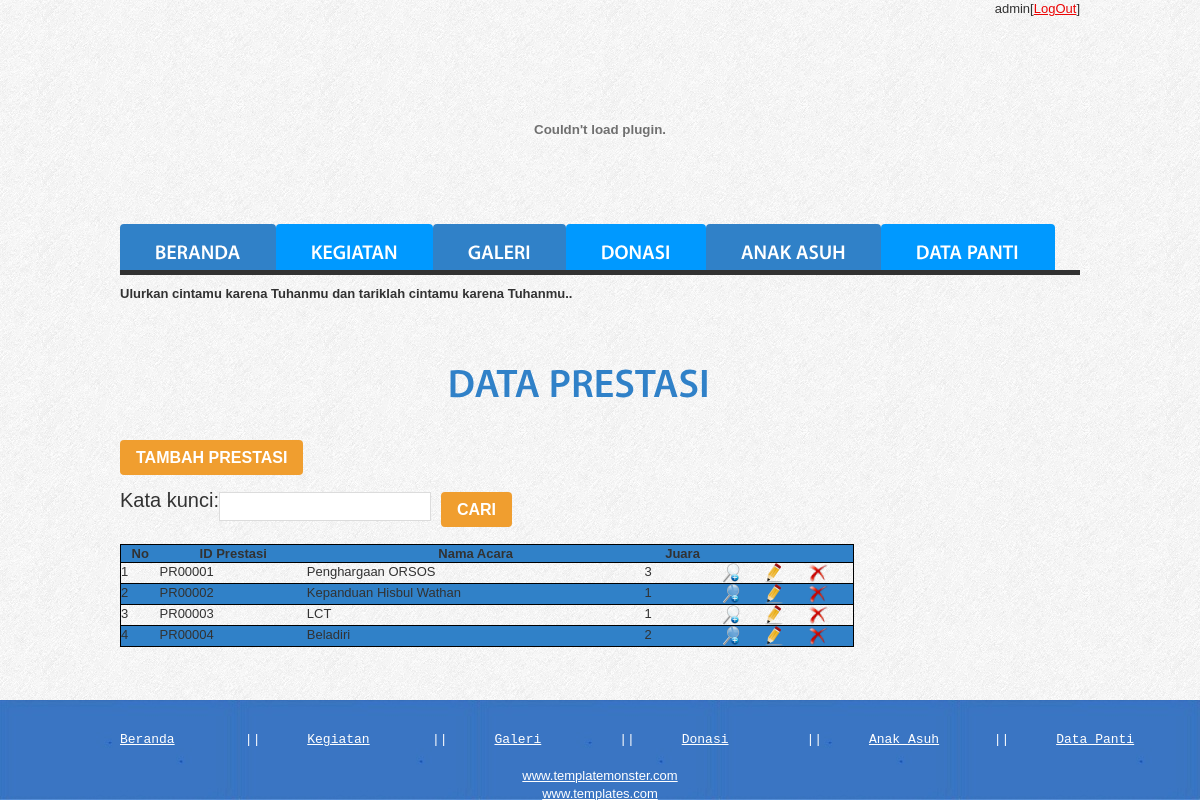
/index-admin.php?menu=prestasi (signed in), run on the app's committed database.
### tables this page shows
CREATE TABLE IF NOT EXISTS `prestasi` (
  `id_admin` char(7) NOT NULL,
  `id_prestasi` char(7) NOT NULL DEFAULT '',
  `juara` varchar(25) DEFAULT NULL,
  `tingkat` varchar(25) DEFAULT NULL,
  `tgl_prestasi` date DEFAULT NULL,
  `deskripsi_prestasi` text,
  `nama_acara` varchar(50) NOT NULL,
  PRIMARY KEY (`id_prestasi`),
  KEY `fk_menginputkan` (`id_admin`)
);

### lihat-prestasi.php (the view, shortened to what this page needs)
<HTML>
<BODY>
<h2 align="center">Data Prestasi</h2>
<form action="index-admin.php?menu=<?php echo"frm-prestasi";?>" method="post">
	<input type="submit" value="Tambah Prestasi" name="btntambah" class="button">
</form>
	<table>
		<form action="" method="post">
		<tr>
			<td style="font-size:20px;">Kata kunci</td><td style="font-size:20px;">:</td>
			<td><input type="text" name="keyword" class="input"></td>
			<td><input type="submit" name="cari" value="Cari" class="button"></td>
		</tr>
		</form>
	</table></br>
	<?php if(!isset($_POST['cari'])){?>
		<TABLE class="data" width="80%">
			<tr class="kolom">
				<th>No</th>
				<th>ID Prestasi</th>
				<th>Nama Acara</th>
				<th>Juara</th>
				<th colspan="3"></th>
			</tr>
			<?php
			$queryprestasi=mysql_query("select * from prestasi");
			$no=1;
			while($tampil =mysql_fetch_array($queryprestasi))
			{?>
			<tr <?php if($no%2 == 0){ echo "class='kolom'";}?>>
				<td><? echo $no;?></td>
				<td><?php echo $tampil['id_prestasi']." ";?></td>
				<td><?php echo $tampil['nama_acara']." ";?></td>
				<td><?php echo $tampil['juara']." ";?></td>
				<td><a href="index-admin.php?menu=detail-prestasi&id_prestasi=<?php echo $tampil['id_prestasi']?>"><img src="images/detail.png" title="Lihat selengkapnya"></a></td>
				<td><a href="index-admin.php?menu=update-prestasi&id_prestasi=<?php echo $tampil['id_prestasi']?>"><img src="images/edit.png" title="Ubah"></a></td>
				<td><a href="delete-prestasi.php?id_prestasi=<?php echo $tampil['id_prestasi']?>"><img src="images/delete.png" title="Hapus"></a></td>
			</tr>
			<?php $no++;
			}
	}
	?>
</TABLE>
</BODY>
</HTML>

### css/style2.css (style rules this page uses)
body { background:url(../images/bg.jpg) top center repeat;border:0;font:13px Arial, Helvetica, sans-serif;color:#323232;line-height:17px }
body, html { height:100% }
a { color:#ec0404;text-decoration:underline;outline:none }
h2 { font-size:40px;text-transform:uppercase;font-weight:600;color:#3081c8;line-height:45px;padding:2px 0 33px 0 }
#content .input { float:left;margin-right:10px;width:200px;height:17px;border:1px solid #dcdcdc;background:#fff;padding:5px;margin-bottom:6px;color:#323232;font:13px Arial, Helvetica, sans-serif }
.data tr, td { border-collapse:collapse; border:1px solid black; }
.kolom { fcolor:#fff;background:#3081c8; }
.button { display:inline-block;font-size:16px;color:#fff;background:#f09e2f;line-height:35px;padding:0 16px;border-radius:4px;-moz-border-radius:4px;-webkit-border-radius:4px;behavior:url(js/PIE.htc);position:relative;font-weight:600;text-decoration:none;text-transform:uppercase }

### data on the page
prestasi: id_prestasi "PR00001", nama_acara "Penghargaan ORSOS", juara "3"
prestasi: id_prestasi "PR00002", nama_acara "Kepanduan Hisbul Wathan", juara "1"
prestasi: id_prestasi "PR00003", nama_acara "LCT", juara "1"
prestasi: id_prestasi "PR00004", nama_acara "Beladiri", juara "2"

### other printed values
$_SESSION['nama_admin'] "admin"
